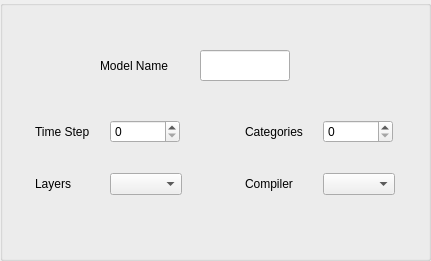
       <widget class="QGroupBox" name="general_group">
        <property name="geometry">
         <rect>
          <x>20</x>
          <y>0</y>
          <width>431</width>
          <height>261</height>
         </rect>
        </property>
        <property name="title">
         <string/>
        </property>
        <widget class="QWidget" name="formLayoutWidget_12">
         <property name="geometry">
          <rect>
           <x>30</x>
           <y>120</y>
           <width>301</width>
           <height>141</height>
          </rect>
         </property>
         <layout class="QFormLayout" name="general_form">
          <property name="horizontalSpacing">
           <number>20</number>
          </property>
          <property name="verticalSpacing">
           <number>30</number>
          </property>
          <property name="leftMargin">
           <number>5</number>
          </property>
          <property name="topMargin">
           <number>0</number>
          </property>
          <property name="rightMargin">
           <number>5</number>
          </property>
          <property name="bottomMargin">
           <number>0</number>
          </property>
          <item row="0" column="0">
           <widget class="QLabel" name="time_label">
            <property name="text">
             <string>Time Step</string>
            </property>
           </widget>
          </item>
          <item row="0" column="1">
           <widget class="QSpinBox" name="time_entry">
            <property name="sizePolicy">
             <sizepolicy hsizetype="Fixed" vsizetype="Fixed">
              <horstretch>0</horstretch>
              <verstretch>0</verstretch>
             </sizepolicy>
            </property>
            <property name="minimumSize">
             <size>
              <width>70</width>
              <height>0</height>
             </size>
            </property>
           </widget>
          </item>
          <item row="1" column="0">
           <widget class="QLabel" name="layers_label">
            <property name="text">
             <string>Layers</string>
            </property>
           </widget>
          </item>
          <item row="1" column="1">
           <widget class="QComboBox" name="layers_entry">
            <property name="sizePolicy">
             <sizepolicy hsizetype="Fixed" vsizetype="Fixed">
              <horstretch>0</horstretch>
              <verstretch>0</verstretch>
             </sizepolicy>
            </property>
           </widget>
          </item>
         </layout>
        </widget>
        <widget class="QLabel" name="name_label">
         <property name="geometry">
          <rect>
           <x>100</x>
           <y>50</y>
           <width>101</width>
           <height>31</height>
          </rect>
         </property>
         <property name="text">
          <string>Model Name</string>
         </property>
        </widget>
        <widget class="QLineEdit" name="name_entry">
         <property name="geometry">
          <rect>
           <x>200</x>
           <y>50</y>
           <width>90</width>
           <height>31</height>
          </rect>
         </property>
         <property name="sizePolicy">
          <sizepolicy hsizetype="Maximum" vsizetype="Fixed">
           <horstretch>0</horstretch>
           <verstretch>0</verstretch>
          </sizepolicy>
         </property>
         <property name="maximumSize">
          <size>
           <width>90</width>
           <height>16777215</height>
          </size>
         </property>
        </widget>
        <widget class="QWidget" name="formLayoutWidget_15">
         <property name="geometry">
          <rect>
           <x>240</x>
           <y>120</y>
           <width>301</width>
           <height>141</height>
          </rect>
         </property>
         <layout class="QFormLayout" name="general_form_2">
          <property name="horizontalSpacing">
           <number>20</number>
          </property>
          <property name="verticalSpacing">
           <number>30</number>
          </property>
          <property name="leftMargin">
           <number>5</number>
          </property>
          <property name="topMargin">
           <number>0</number>
          </property>
          <property name="rightMargin">
           <number>5</number>
          </property>
          <property name="bottomMargin">
           <number>0</number>
          </property>
          <item row="0" column="0">
           <widget class="QLabel" name="categories_label">
            <property name="text">
             <string>Categories</string>
            </property>
           </widget>
          </item>
          <item row="0" column="1">
           <widget class="QSpinBox" name="categories_entry">
            <property name="sizePolicy">
             <sizepolicy hsizetype="Fixed" vsizetype="Fixed">
              <horstretch>0</horstretch>
              <verstretch>0</verstretch>
             </sizepolicy>
            </property>
            <property name="minimumSize">
             <size>
              <width>70</width>
              <height>0</height>
             </size>
            </property>
           </widget>
          </item>
          <item row="1" column="0">
           <widget class="QLabel" name="compiler_label">
            <property name="text">
             <string>Compiler</string>
            </property>
           </widget>
          </item>
          <item row="1" column="1">
           <widget class="QComboBox" name="compiler_entry">
            <property name="sizePolicy">
             <sizepolicy hsizetype="Fixed" vsizetype="Fixed">
              <horstretch>0</horstretch>
              <verstretch>0</verstretch>
             </sizepolicy>
            </property>
           </widget>
          </item>
         </layout>
        </widget>
       </widget>
